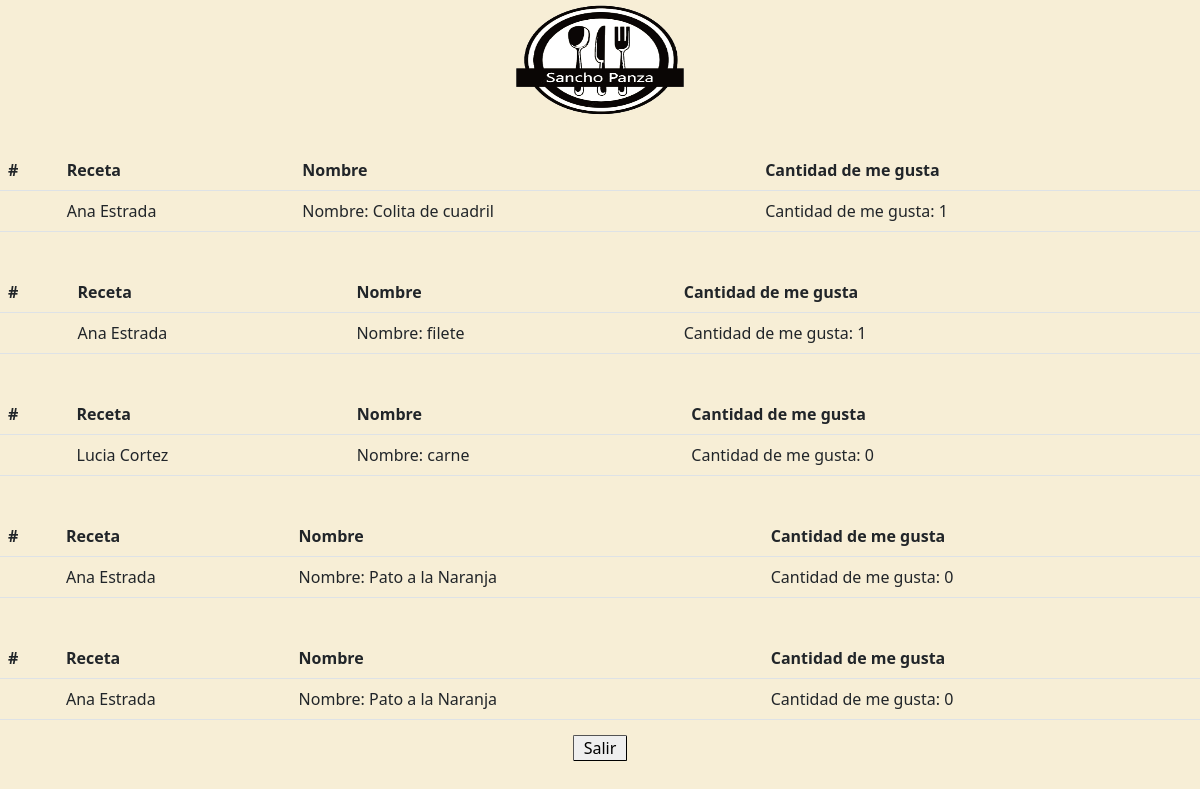
Page /ranking on the committed database.
### models.py (models this page shows)
class Receta(db.Model):
    __tablename__  = 'receta'
    id = db.Column(db.Integer, primary_key=True)
    nombre = db.Column(db.String(80), nullable = False)
    tiempo = db.Column(db.String(80), nullable= False)
    elaboracion = db.Column(db.String(255), nullable = False)
    cantidadmegusta = db.Column(db.Integer, nullable = False)
    fecha = db.Column(db.DateTime)
    usuarioid = db.Column(db.Integer, db.ForeignKey('usuario.id'))
    ingrediente = db.relationship('Ingrediente', backref='receta', cascade = "all, delete-orphan")

class Usuario(db.Model):
    __tablename__ = 'usuario'
    id = db.Column(db.Integer, primary_key= True)
    nombre = db.Column(db.String(80), nullable = False)
    correo =  db.Column(db.String(120), unique = True, nullable = False)
    clave = db.Column(db.String(120), nullable = False)
    receta = db.relationship('Receta', backref = 'usuario', cascade = "all, delete-orphan")

### app.py (the view)
@app.route('/ranking', methods = ['POST', 'GET'])
def lista_ranking():
    return render_template('rankings.html', receta = Receta.query.order_by(desc(Receta.cantidadmegusta)).limit(5).all())

### templates/rankings.html (shortened to what this page needs)
<!DOCTYPE html>
<html lang="en">
<head>
    <link rel="stylesheet" href="static\css\style.css">
    <link href="https://cdn.jsdelivr.net/npm/bootstrap@5.2.0-beta1/dist/css/bootstrap.min.css" rel="stylesheet">
    <center>
    <nav>
      <img class="logo-ranking" src="../static/img/image2.png">
    </nav>
  </center>
</head>
<body class="body-ranking">
    {% for Xreceta in receta %}
        <table class="table">
        <br>
        <thead>
            <tr>
              <th scope="col">#</th>
              <th scope="col">Receta</th>
              <th scope="col">Nombre</th>
              <th scope="col">Cantidad de me gusta</th>
            </tr>
          </thead>
          <tbody>
                <th scope="row"></th>
                <td>{{Xreceta.usuario.nombre}}</td>
                <td>Nombre: {{Xreceta.nombre}}</td>
                <td>Cantidad de me gusta: {{Xreceta.cantidadmegusta}}</td>
          </tbody>
        </table>
    {%endfor%}
    <center><a href="{{ url_for('bienvenida') }}" class = "Boton"> Salir </a></center>
</body>
</html>

### static/css/style.css (style rules this page uses)
.Boton { text-decoration: none; text-decoration-color:none; user-select: none; cursor: default; white-space: pre; cursor: default; box-sizing: border-box; background-color: buttonface; color: black; padding: 1px 6px; border-width: 1px; border-style: outset; border-color: buttontext; border-image: initial; border-radius: 0.1rem; height: 10px; }
.body-ranking { background-color: #f7edd2e5; }
.logo-ranking { width: 178px; height: 126px; display: flex; }

### rows in the picture
Receta: usuario.nombre "Ana Estrada", nombre "Colita de cuadril", cantidadmegusta "1"
Receta: usuario.nombre "Ana Estrada", nombre "filete", cantidadmegusta "1"
Receta: usuario.nombre "Lucia Cortez", nombre "carne", cantidadmegusta "0"
Receta: usuario.nombre "Ana Estrada", nombre "Pato a la Naranja", cantidadmegusta "0"
Receta: usuario.nombre "Ana Estrada", nombre "Pato a la Naranja", cantidadmegusta "0"
